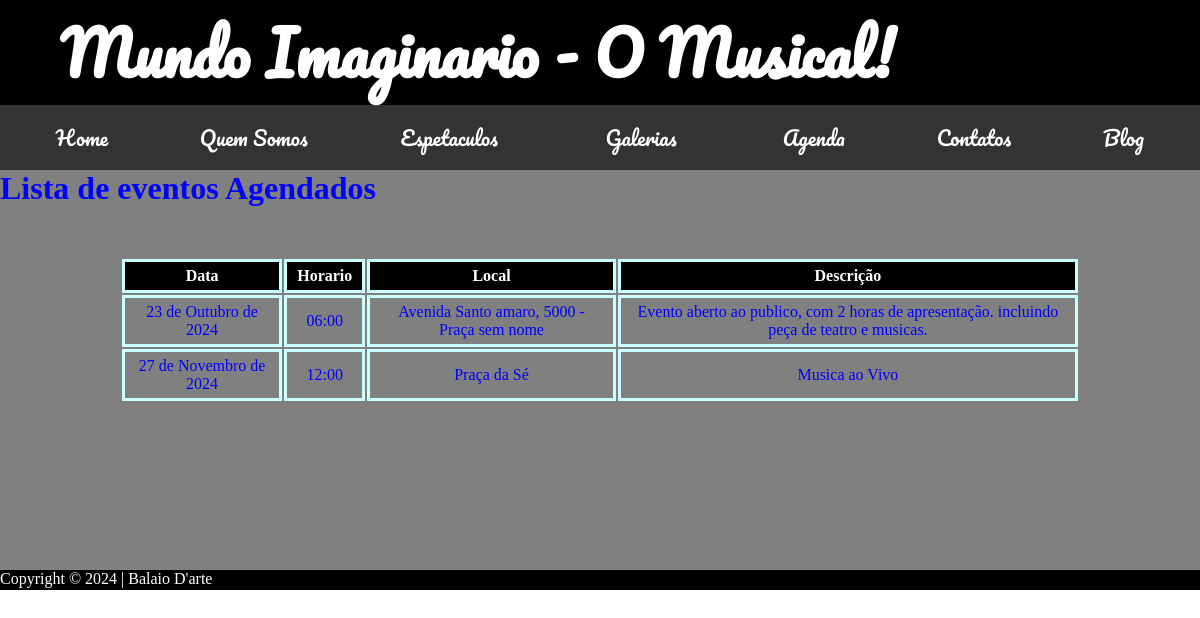
/agenda/, run on an earlier commit of the app's database.
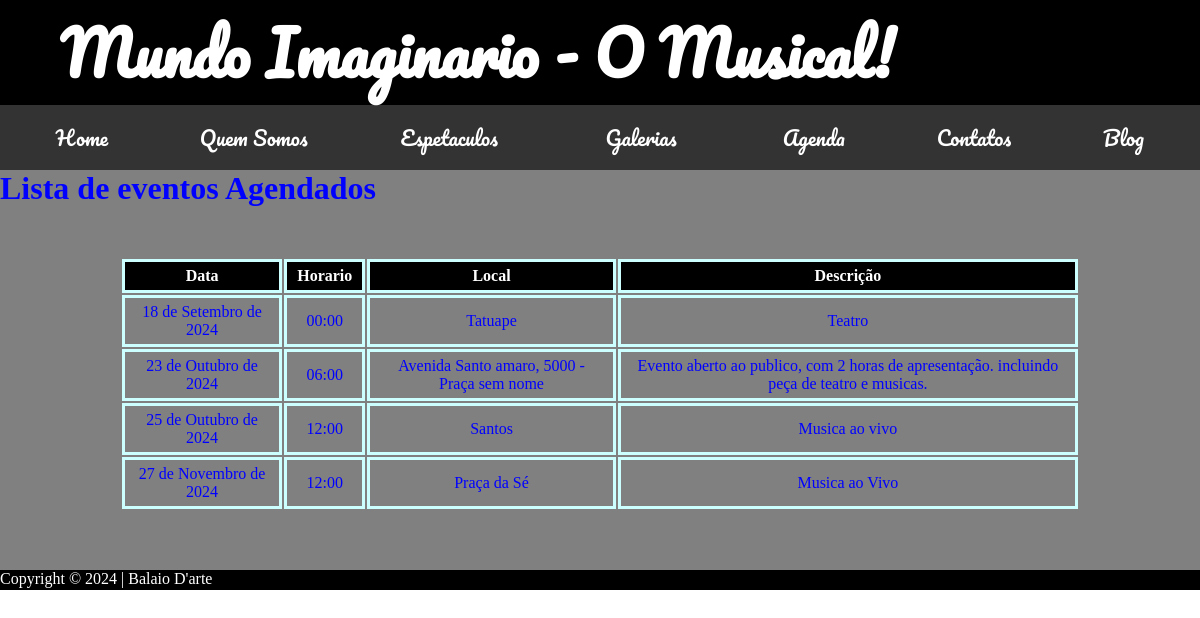
And on a later commit of the database.
### web/models.py (models this page shows, shortened)
class Agenda(models.Model):
    id = models.AutoField(primary_key=True)
    data = models.DateField()
    horario = models.TimeField()
    local = models.CharField(max_length=200)
    descricao = models.CharField(max_length=200)

### web/views.py (the view)
# urls.py: path('agenda/', v.agenda_view, name='agenda'),
def agenda_view(request):
    agenda = Agenda.objects.all().order_by('data')
    return render(request,
     'agenda.html',
     {'agenda': agenda})

### web/templates/agenda.html (shortened to what this page needs)
{% extends "base.html" %}
{% block content %}
<head>
</head>
<main>
    <h1>Lista de eventos Agendados</h1>
    <table>
        <tr>
            <th>Data</th>
            <th>Horario</th>
            <th>Local</th>
            <th>Descrição</th>
        </tr>
        <tr>
            {% for agenda in agenda %}
            <td>{{agenda.data}}</td>
            <td>{{agenda.horario}}</td>
            <td>{{agenda.local}}</td>
            <td>{{agenda.descricao}}</td>
        </tr>
        {% endfor %}
    </table>
        {% endblock %}

### core/templates/base.html (shortened to what this page needs)
{% load static %}
<!DOCTYPE html>
<html lang="pt-br">
    <head>
        <link rel="stylesheet" href="{% static 'css/configura.css' %}">
    </head>
    <body>
        <header>
            <div><h1>Mundo Imaginario - O Musical!</h1></div>
        </header>
        <nav>
            <div class="menu">
                <a href="{% url 'home' %}">Home</a></div>
                <div class="menu"><a href="{% url 'quem_somos' %}">Quem Somos</a></div>
                <div class="menu"> <button class="botao">Espetaculos</button>
                </div>
           <div class="menu"> <button class="botao">Galerias</button>
            </div>
           <div class="menu"> <a href="{% url 'agenda' %}">Agenda</a></div>
           <div class="menu"> <a href="{% url 'contato' %}">Contatos</a></div>
           <div class="menu"> <a href="{% url 'blog' %}">Blog</a></div>
        </nav>
        <main>
        {% block content %}
        {% endblock %}
        </main>
        <footer>Copyright © 2024 | Balaio D'arte</footer>
    </body>
</html>

### web/static/css/configura.css (style rules this page uses)
header { width: 100%; background-color: black; color: white; padding-left: 5%; box-sizing: border-box; font-family: 'Pacifico', arial; font-size:30px }
nav { width: 100%; background-color: #333333; padding: 10px; box-sizing: border-box; font-family: 'Pacifico', cursive; display: flex; align-items: center; z-index:10; }
main { width: 100%; min-height: 400px; max-height: auto; background-color: grey; color: blue; }
footer { width: 100%; height: 20px; background-color: black; color: white }
* { margin: 0px auto; }
div.menu a { display:block; color:white; text-decoration: none; padding: 5px 10px; font-size:20px; z-index:10; }
button.botao { background-color: #333333; color: white; border:none; font-family: 'Pacifico', cursive; }
button.botao, div.submenu { min-width: 120px; font-size:20px; z-index:10; }
div.menu { display: inline-block; z-index: index 10; }

### web/templates/agenda.html (style rules this page uses)
* { margin: 0 auto }
table { margin-top: 50px; width: 80% }
th { background-color: black; color: white }
td, th { padding: 5px 10px; text-align: center; border: solid #ccffff }

What changed in the data, as far as the page shows it:
added Agenda: data "18 de Setembro de 2024", horario "00:00", local "Tatuape", descricao "Teatro"
added Agenda: data "25 de Outubro de 2024", horario "12:00", local "Santos", descricao "Musica ao vivo"
